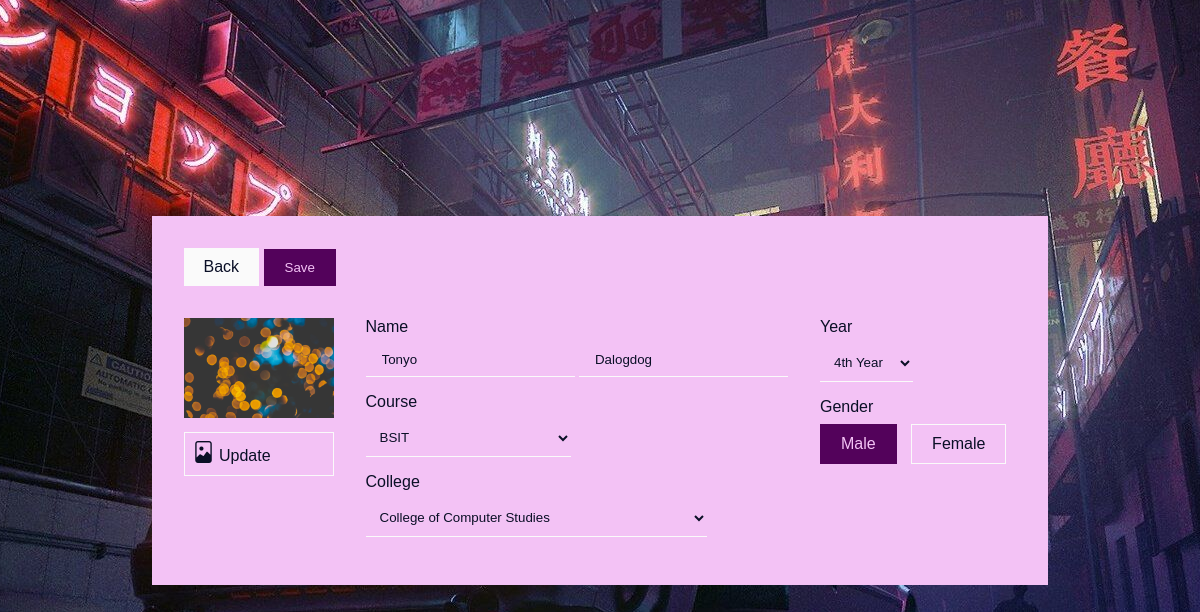
Page /studentEdit.php?id=5 (signed in) on the committed database.
### tables this page shows
CREATE TABLE `student` (
  `id` int NOT NULL,
  `displayId` varchar(12) NOT NULL,
  `firstName` varchar(64) NOT NULL,
  `lastName` varchar(64) NOT NULL,
  `course` varchar(64) NOT NULL,
  `college` varchar(64) NOT NULL,
  `year` varchar(16) DEFAULT NULL,
  `gender` varchar(10) NOT NULL,
  `studentImg` varchar(128) NOT NULL
);

### studentEdit.php (the view, shortened to what this page needs)
<?php
include("server.php");
?>
<!DOCTYPE html>
<html lang="en">
<head>
    <link rel="stylesheet" href="https://cdn.jsdelivr.net/npm/bootstrap-icons@1.9.1/font/bootstrap-icons.css">
    <link href="assets/css/style.css" rel="stylesheet" />
</head>
<body>
    <main>
        <?php
            $id = $_GET['id'];
            $query = "SELECT * FROM student WHERE id = $id";
            $result = mysqli_query($db, $query);
            $row = mysqli_fetch_assoc($result);
        ?>
        <form method="post" action="" enctype="multipart/form-data">
            <a href="javascript:history.back()" class="back-btn">Back</a>
            <button type="submit" name="editStudent" class="submit-btn">Save</button>
            <div class="row">
                <div class="col-img">
                    <div class="img-container">
                        <img src="images/<?php echo $row['studentImg'] ?>" class="student-img">
                        <label class="file-upload">
                            <i class="bi bi-file-image"></i>
                            <span id="file-selected">Update</span>
                        </label>
                    </div>
                </div>
                <div class="col-center">
                    <label for="">Name</label>
                    <input type="text" name="firstName" placeholder="First Name" value="<?php echo $row['firstName'] ?>">
                    <input type="text" name="lastName" placeholder="Last Name"  value="<?php echo $row['lastName'] ?>">
                    <label for="course">Course</label>
                    <select name="course">
                        <?php
                        $selectedCourse = $row['course'];
                        $queryCourse = "SELECT * FROM course";
                        $result = mysqli_query($db, $queryCourse);
                        while ($rowCourse = mysqli_fetch_assoc($result)) {
                            $course = $rowCourse['courseCode'];
                            $selector = "null";
                            if ($course == $selectedCourse) {
                                $selector = "selected";
                            }
                            echo "<option value='$course' $selector>$course</option>";
                        }
                        ?>
                    </select>
                    <label for="college">College</label>
                    <select name="college">
                        <?php
                        $queryCollege = "SELECT * FROM college";
                        $result = mysqli_query($db, $queryCollege);
                        while ($rowCollege = mysqli_fetch_assoc($result)) {
                            $college = $rowCollege['collegeName'];
                            $selector = "null";
                            echo "<option value='$college' $selector>$college</option>";
                        }
                        ?>
                    </select>
                </div>
                <div class="col-right">
                    <label for="year">Year</label>
                    <select name="year">
                    <?php
                        $selectedYear = $row['year'];
                        $queryYear = "SELECT * FROM year";
                        $result = mysqli_query($db, $queryYear);
                        while ($rowYear = mysqli_fetch_assoc($result)) {
                            $year = $rowYear['year'];
                            $selector = "null";
                            if ($year == $selectedYear) {
                                $selector = "selected";
                            }
                            echo "<option value='$year' $selector>$year</option>";
                        }
                        ?>
                    </select>
                    <label for="gender">Gender</label>
                    <div class="radio-btns">
                        <label for="male">Male</label>
                        <label for="female">Female</label>
                    </div>
                </div>
            </div>
        </form>
    </main>
</body>
</html>

### style.css (style rules this page uses)
* { box-sizing: border-box; }
:root { --primary-color: #0A0F26; --off-color: #fafafa; --fade-color: rgba(223, 223, 223, 0.08); --base-color: #f3c2f5; --secondary-color: #53025b; }
* { font-family: 'Rubik', sans-serif; font-weight: 400; color: var(--primary-color); }
a { text-decoration: none; position: relative; }
body { background-image: url('../img/bg.jpg'); background-repeat: no-repeat; background-attachment: fixed; background-position: center; height: 100vh; margin: 0; overflow: hidden; display: flex; align-items: center; justify-content: center; }
main { background-color: var(--base-color); padding: 2rem; }
.back-btn { background-color: var(--off-color); color: var(--primary-color); display: inline-block; width: fit-content; padding: 10px 20px; margin-bottom: 1rem; transition: 300ms; }
.img-container { width: fit-content; }
.img-container img { width: 150px; }
label { display: block; margin-bottom: 0.5rem; }
.file-upload { border: 1px solid var(--off-color); width: 150px; overflow: hidden; cursor: pointer; padding: 0.5rem; margin-top: 10px; }
.file-upload i { font-size: 22px; }
select { background-color: transparent; display: block; height: fit-content; padding: 10px; outline: 0; border: 0; border-bottom: 1px solid var(--off-color); cursor: pointer; }
select option { text-transform: uppercase; }
input, select { margin-bottom: 1rem; }
input[type="text"] { height: 2rem; width: fit-content; padding: 1rem; outline: 0; border: 0; border-bottom: 1px solid var(--off-color); background-color: transparent; }
.radio-btns label { border: 1px solid var(--off-color); padding: 10px 20px; margin-right: 10px; display: inline-block; cursor: pointer; }
.radio-btns input[type="radio"]:checked+label { color: var(--base-color); border: 1px solid var(--secondary-color); background-color: var(--secondary-color); }
.submit-btn { background-color: var(--secondary-color); color: var(--base-color); display: inline-block; width: fit-content; cursor: pointer; border: 1px solid var(--secondary-color); padding: 10px 20px; margin-bottom: 1rem; transition: 300ms; }
.row { display: flex; margin: auto; margin-top: 1rem; }
.col-img, .col-center { margin-right: 2rem; }

### rows in the picture
student: studentImg (picture), firstName "Tonyo", lastName "Dalogdog"

### other values in the picture
form field course "BSIT"
form field college "College of Computer Studies"
form field year "4th Year"
